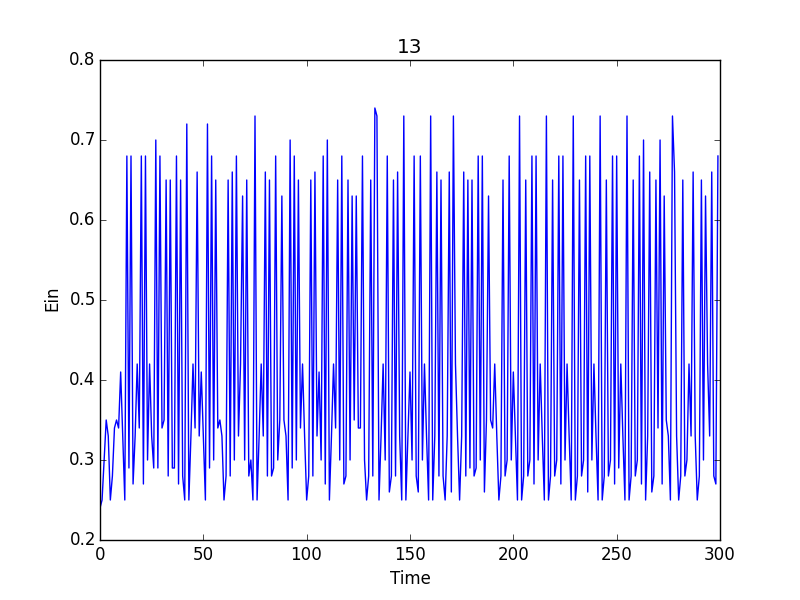

Recreate this plot in Python.
import numpy as np
import sys, math
import pylab as pl
from random import *

def calculate_Ein(x,y,u):
    ''' calculate median of interval '''
    theta_interval = []
    for i in range(x.shape[0]-1):
        # print i
        if i == 0:
            theta_interval.append(float('-inf'))
            theta_interval.append((x[i]+x[i+1])/2)
        elif i == x.shape[0]-1:
            theta_interval.append(float("inf"))
        else:
            theta_interval.append((x[i]+x[i+1])/2)
    # print np.array(theta_interval)
    # theta_interval = np.array( [float("-inf")]+[ (x[i]+x[i+1])/2 for i in range(0, x.shape[0]-1) ]+[float("inf")] )
    # print 'theta_interval\n',theta_interval
    # print 'u'
    # raw_input('pause')

    Sum_U = sum(u)
    sign = 1
    target_theta = 0.0

    for theta in theta_interval:
        y_positive = np.where(x > theta,1,-1)
        y_negative = np.where(x < theta,1,-1)
        '''calculate error like orange square in ppt'''
        error_positive = sum((y_positive != y)*u)
        error_negative = sum((y_negative != y)*u)

        if error_positive < error_negative:
            # positive ray because low error_positvie
            if Sum_U > error_positive:
                Sum_U = error_positive
                sign = 1
                target_theta = theta
        else:
            # negative ray because low error_negative
            if Sum_U > error_negative:
                Sum_U = error_negative
                sign = -1
                target_theta = theta

    ''' -inf and inf two case'''
    if target_theta == float("inf"):
        target_theta = 1.0
    if target_theta == float("-inf"):
        target_theta = -1.0

    '''calculate scalingFactor like purple diamond in ppt'''
    scalingFactor = 0.0
    errorRate = 0

    if sign == 1:
        # positive ray
        # print 'sign=1'
        error = float(sum((np.where(x > target_theta,1,-1) != y)*u))
        errorRate = error/float(sum(u))
        # print 'error',error
        # print 'errorRate',errorRate
        # raw_input('pause in sign=1')
        try:
            scalingFactor = math.sqrt( (1-errorRate)/errorRate )
        except:
            scalingFactor = 0.5
        # update weight error*scalingFactor + correct/scalingFactor
        # using np.where to distinguish true of false
        # Ein = sum(np.where(X[:,index_t] > theta_t,1,-1)!=y)/float(X.shape[0])
        u_next = (np.where(x > target_theta,1,-1) != y )*u*scalingFactor + (np.where(x > target_theta,1,-1) == y)*u/scalingFactor
    else:
        # negative ray
        # print 'sign=-1'
        error = float(sum((np.where(x < target_theta,1,-1) != y)*u))
        errorRate = error/float(sum(u))
        # print 'error',error
        # print 'errorRate',errorRate
        # raw_input('pause in sign=-1')
        try:
            scalingFactor = math.sqrt( (1-errorRate)/errorRate )
        except:
            scalingFactor = 0.5
        # update weight error*scalingFactor + correct/scalingFactor
        # using np.where to distinguish true of false
        # Ein = sum(np.where(X[:,index_t] < theta_t,1,-1)!=y)/float(X.shape[0])
        u_next = (np.where(x < target_theta,1,-1) != y )*u*scalingFactor + (np.where(x < target_theta,1,-1) == y)*u/scalingFactor
    alpha = math.log(scalingFactor,math.e)
    # print errorRate
    '''
    errorRate
    u_next : update the weight
    alpha : ln(scalingFactor)
    target_theta : distinguish positive or negative
    sign : -1 iff negative ray ,1 iff positive ray
    '''
    return errorRate, u_next, alpha, target_theta, sign

def readData(path):
    X = []
    y = []
    with open(path) as f:
        for line in f:
            items = line.strip().split(' ')
            tmp_X = []
            for i in range(0,len(items)-1):
                tmp_X.append(float(items[i]))
            X.append(tmp_X)
            y.append(float(items[-1]))
            # raw_input(line)
    return np.array(X),np.array(y)

if __name__ == '__main__':
    T = 300
    '''initial'''
    X,y = readData('../train.dat')
    u = np.ones(X.shape[0])/X.shape[0]
    u_next = u
    sorted_index = []
    for i in range(0, X.shape[1]): sorted_index.append(np.argsort(X[:,i]))

    # alpha == weight
    alpha = np.ones(T)
    theta = np.ones(T)
    sign = np.ones(T)
    index = np.zeros(T)
    Ein = np.zeros(T)

    mini_error = 1
    for t in range(0, T):
        # best parameter in iteration t
        alpha_t = 1
        theta_t = 1
        sign_t = 1
        index_t = 1
        Eu = float("inf")

        for i in range(0,X.shape[1]):
            '''i means x dim or y dim '''
            xi = X[sorted_index[i],i]
            yi = y[sorted_index[i]]
            errorRate_this_time, u_this_time, alpha_this_time, theata_this_time, sing_this_time = calculate_Ein(xi, yi, u[sorted_index[i]])

            if Eu > errorRate_this_time :
                Eu = errorRate_this_time
                if mini_error > errorRate_this_time:
                    mini_error = errorRate_this_time

                index_t = i
                u_next = u_this_time
                alpha_t = alpha_this_time
                # Ein_t = Ein_this_time
                theta_t = theata_this_time
                sign_t = sing_this_time
        index[t] = index_t
        u[sorted_index[index_t]] = u_next
        alpha[t] = alpha_t
        theta[t] = theta_t
        sign[t] = sign_t
        if sign_t == 1:
            Ein[t] = sum(np.where(X[:,index_t] > theta_t,1,-1)!=y)/float(X.shape[0])
        else:
            Ein[t] = sum(np.where(X[:,index_t] < theta_t,1,-1)!=y)/float(X.shape[0])

    x = np.arange(T)
    y = np.array([Ein[t] for t in range(T) ])
    # print y
    # print x
    pl.plot(x, y)
    pl.xlabel('Time')
    pl.ylabel('Ein')
    pl.title('13')
    # pl.show()
    pl.savefig('13')
